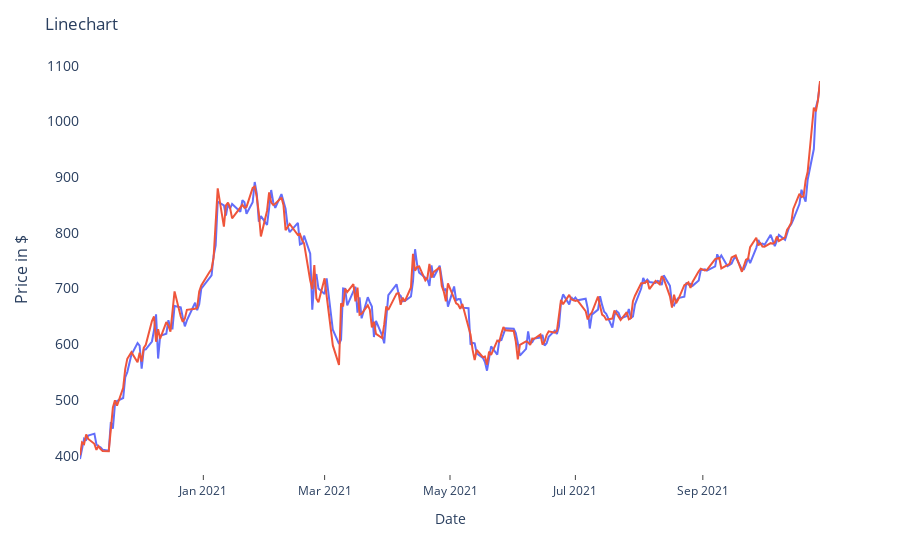

Notebook cell for this chart:
### Markdown cell above
### Create the plot

### Code cell
fig = px.line(df, x="Date", y=["Open", "Close"])

fig.update_layout(
    title=title ,
    plot_bgcolor="#ffffff",
    width=None,
    height=600,
    showlegend=False,
    xaxis_showline=True,
    xaxis_showgrid=False,
    xaxis_showticklabels=True,
    xaxis_ticks='inside',
    yaxis_title='Price in $',
    yaxis_titlefont_size=16,
    yaxis_tickfont_size=14
)

config = {'displayModeBar': False}
fig.show(config=config)

### Figure 1 — Plotly figure (JSON) as saved in the notebook; plotly's stock layout.template omitted (floating-point values rounded to 4 significant figures; data arrays with more than 128 entries replaced by an {"elided": "..."} marker saying what was removed)
{"data": [{"hovertemplate": "variable=Open<br>Date=%{x}<br>value=%{y}<extra></extra>", "legendgroup": "Open", "line": {"color": "#636efa", "dash": "solid"}, "mode": "lines", "name": "Open", "orientation": "v", "showlegend": true, "type": "scatter", "x": {"elided": "250 str values"}, "xaxis": "x", "y": {"elided": "250 float values"}, "yaxis": "y"}, {"hovertemplate": "variable=Close<br>Date=%{x}<br>value=%{y}<extra></extra>", "legendgroup": "Close", "line": {"color": "#EF553B", "dash": "solid"}, "mode": "lines", "name": "Close", "orientation": "v", "showlegend": true, "type": "scatter", "x": {"elided": "250 str values"}, "xaxis": "x", "y": {"elided": "250 float values"}, "yaxis": "y"}], "layout": {"autosize": true, "legend": {"title": {"text": "variable"}, "tracegroupgap": 0}, "margin": {"t": 60}, "plot_bgcolor": "#ffffff", "showlegend": false, "title": {"text": "Linechart"}, "xaxis": {"anchor": "y", "autorange": true, "domain": [0, 1], "range": ["2020-11-02", "2021-10-28"], "showgrid": false, "showline": true, "showticklabels": true, "ticks": "inside", "title": {"text": "Date"}, "type": "date"}, "yaxis": {"anchor": "x", "autorange": true, "domain": [0, 1], "range": [356.3, 1110.0], "tickfont": {"size": 14}, "title": {"font": {"size": 16}, "text": "Price in $"}, "type": "linear"}}}
